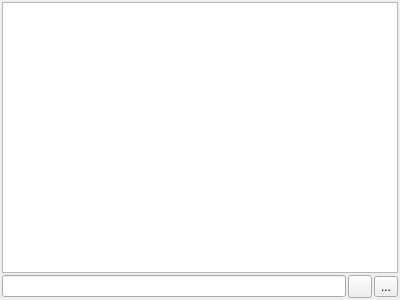
<?xml version="1.0" encoding="UTF-8"?>
<ui version="4.0">
 <class>Form</class>
 <widget class="QWidget" name="Form">
  <property name="geometry">
   <rect>
    <x>0</x>
    <y>0</y>
    <width>400</width>
    <height>300</height>
   </rect>
  </property>
  <property name="windowTitle">
   <string>Form</string>
  </property>
  <layout class="QGridLayout" name="gridLayout">
   <property name="leftMargin">
    <number>2</number>
   </property>
   <property name="topMargin">
    <number>2</number>
   </property>
   <property name="rightMargin">
    <number>2</number>
   </property>
   <property name="bottomMargin">
    <number>2</number>
   </property>
   <property name="spacing">
    <number>2</number>
   </property>
   <item row="0" column="0" colspan="3">
    <widget class="QTreeView" name="tree_view">
     <property name="contextMenuPolicy">
      <enum>Qt::CustomContextMenu</enum>
     </property>
     <property name="selectionMode">
      <enum>QAbstractItemView::ExtendedSelection</enum>
     </property>
     <property name="selectionBehavior">
      <enum>QAbstractItemView::SelectItems</enum>
     </property>
     <property name="uniformRowHeights">
      <bool>true</bool>
     </property>
     <property name="headerHidden">
      <bool>true</bool>
     </property>
     <attribute name="headerStretchLastSection">
      <bool>false</bool>
     </attribute>
    </widget>
   </item>
   <item row="1" column="0">
    <widget class="KLineEdit" name="filter_line_edit">
     <property name="clearButtonEnabled">
      <bool>true</bool>
     </property>
    </widget>
   </item>
   <item row="1" column="1">
    <widget class="QToolButton" name="filter_case_sensitive_button">
     <property name="text">
      <string/>
     </property>
     <property name="icon">
      <iconset theme="format-text-uppercase">
       <normaloff>../../../../</normaloff>../../../../</iconset>
     </property>
     <property name="checkable">
      <bool>true</bool>
     </property>
    </widget>
   </item>
   <item row="1" column="2">
    <widget class="QToolButton" name="filter_autoexpand_matches_button">
     <property name="text">
      <string>...</string>
     </property>
     <property name="icon">
      <iconset theme="expand-all-symbolic">
       <normaloff>../../../../</normaloff>../../../../</iconset>
     </property>
     <property name="checkable">
      <bool>true</bool>
     </property>
    </widget>
   </item>
  </layout>
 </widget>
 <customwidgets>
  <customwidget>
   <class>KLineEdit</class>
   <extends>QLineEdit</extends>
   <header>klineedit.h</header>
  </customwidget>
 </customwidgets>
 <resources/>
 <connections/>
</ui>
